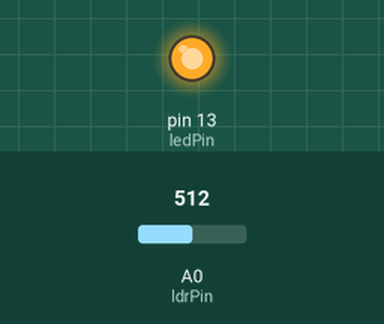
This sketch was run on a simulated Arduino Uno, built with avr-gcc and run on an emulated ATmega328P. Parts: output pins drawn as LEDs (lit = HIGH). The test bench sets the inputs (shaded band); at power-on: A0 (ldrPin) = 512. What the sketch prints to the serial monitor is not drawn.

Above: at 1.2 s.
1.3 s: A0 (ldrPin) set to 582
3.3 s: A0 (ldrPin) set to 614
At 4.6 s:
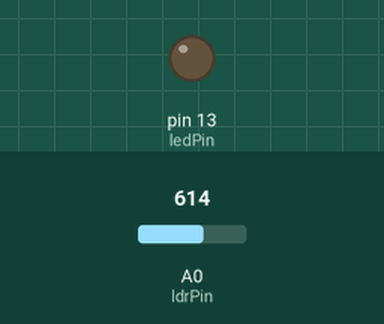
Timing chart, 0 to 6.3 s (numbered marks = the images above; inputs shaded):
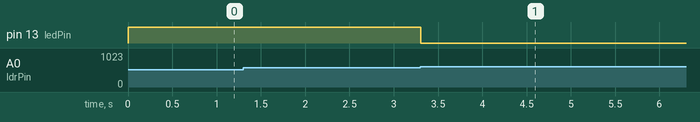

The sketch:

sketch_oct31a.ino
```cpp
const int ledPin = 13;
const int ldrPin = A0;
int treshold = 600;
void setup()
{
  Serial.begin(9600);
  pinMode(ledPin, OUTPUT);
  pinMode(ldrPin,INPUT);
}
void loop()
{
  int ldrStatus = analogRead(ldrPin);
  if(ldrStatus <= treshold)
  {
    digitalWrite(ledPin, HIGH);
    Serial.print("Its Dark, Turn on the LED :");
    //Serial.println(ldrStatus);
  }
  else
  {
    digitalWrite(ledPin, LOW);
    Serial.print("Its BRIGHT, Turn off the LED:");
   // Serial.println(ldrStatus);
  }
}
```

Measured:
- the behaviour switches between 600 and 601 on A0 (ldrPin) (found by bisection; images 0 and 1)
- after the input at 1.3 s, every drawn part: stays the same
- after the input at 3.3 s, pin 13 (ledPin): HIGH → LOW at once
